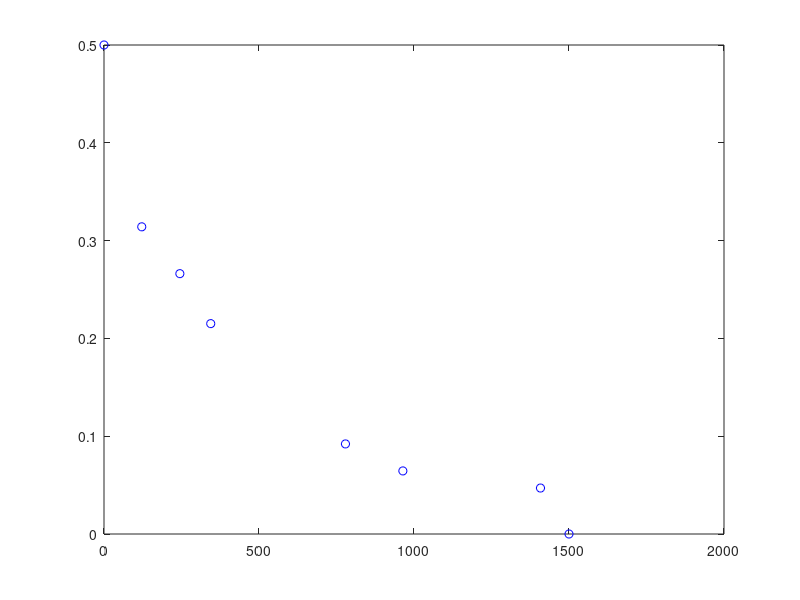

MATLAB code for this plot: (Note: this script raises an error after producing the figure.)
load('Efi-100m.mat')

plot(Energ,Efi,'bo');hold on;
FF=fit(Energ,Efi,'smoothingspline','SmoothingParam',0.2)
FF.p.coefs(1,:)=[0 0 0 0];
FF.p.coefs(end,:) = [0 0 0 0];
Eval=linspace(1,1000,1000);
plot(Eval,FF(Eval))